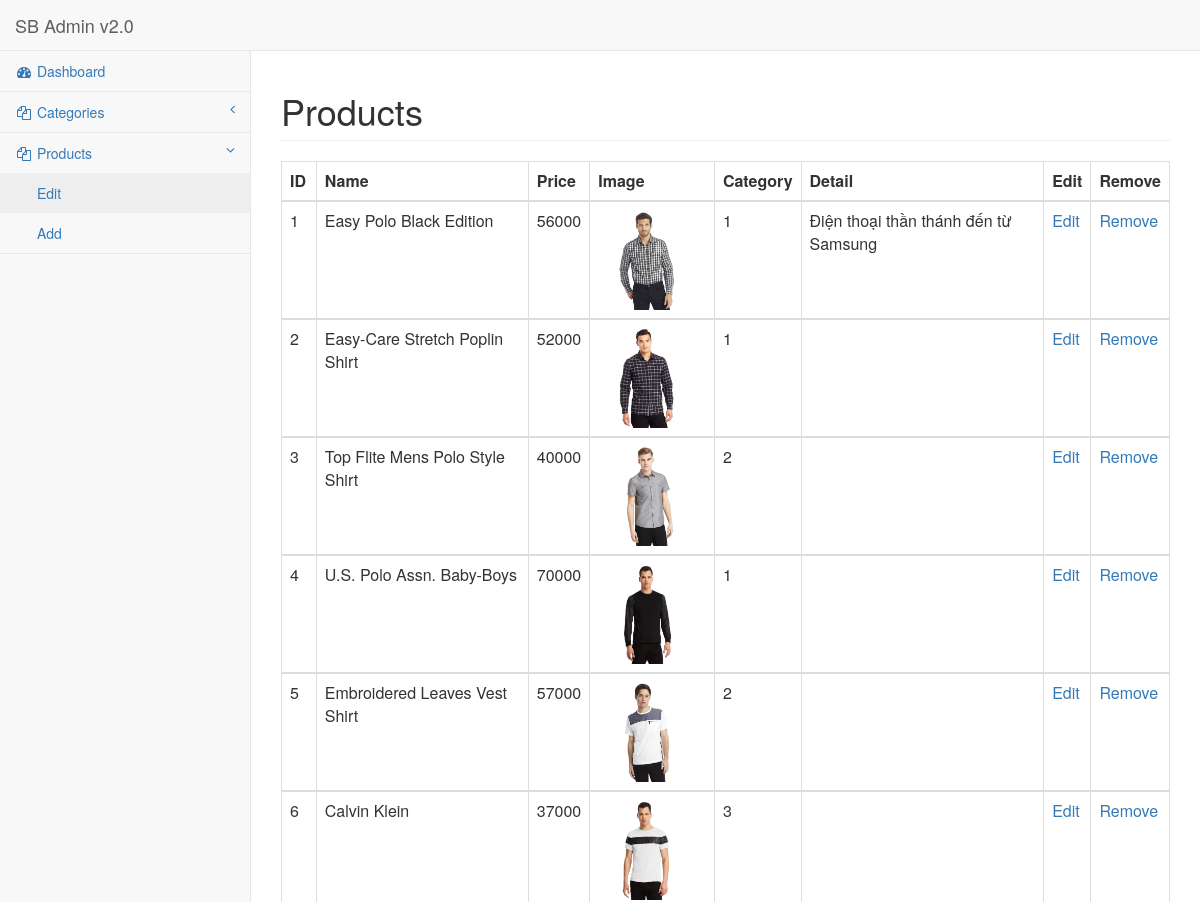
The app's page /admin/pages/products-edit.php (signed in, upper part), older data.
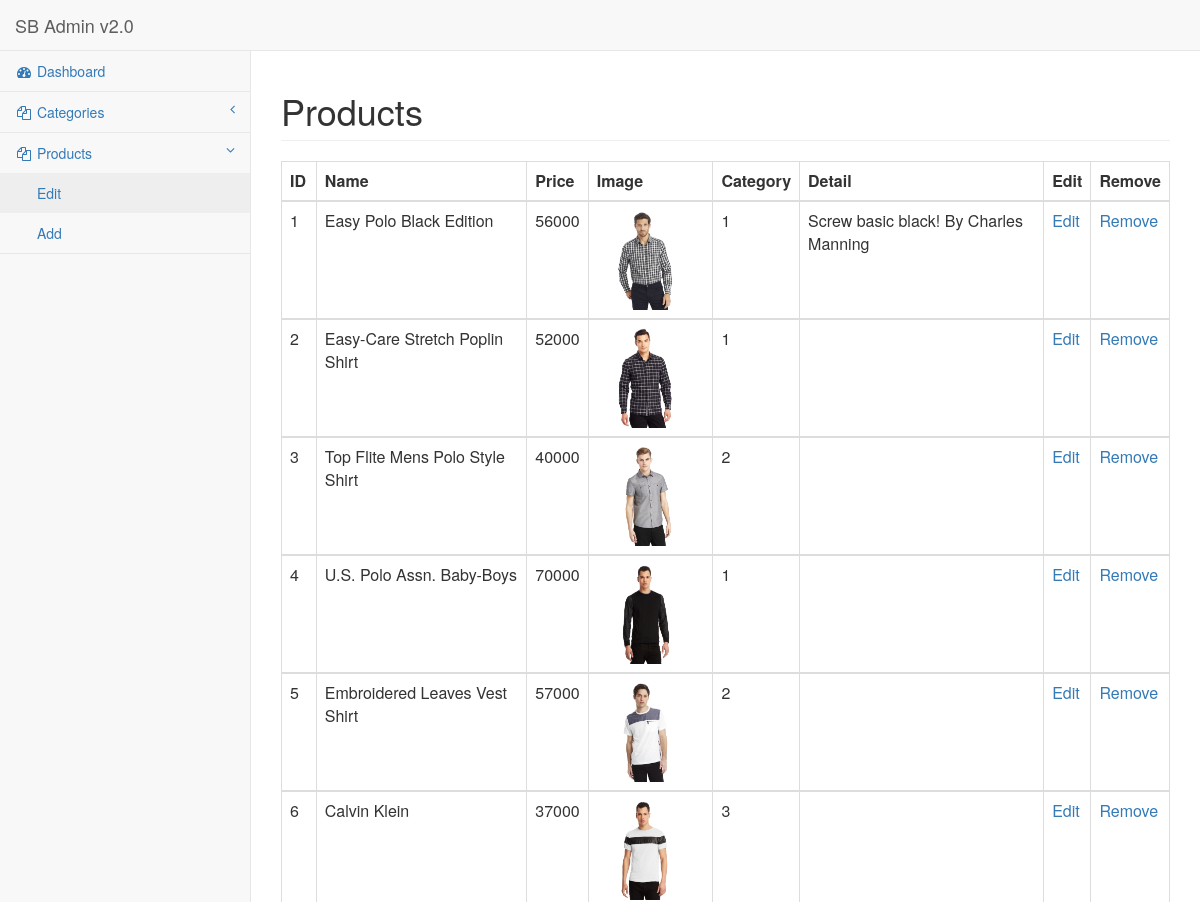
The same page, newer data.
### tables this page shows
CREATE TABLE IF NOT EXISTS `item` (
  `ID` int(11) NOT NULL,
  `Name` varchar(45) DEFAULT NULL,
  `price` int(11) DEFAULT NULL,
  `image` varchar(100) DEFAULT NULL,
  `category` int(11) NOT NULL,
  `Detail` varchar(1000) NOT NULL
);

### admin/pages/products-edit.php (the view)
<?php include("header.php") ?>
<body>
    <div id="wrapper">
        <?php include("navigation.php") ?>
        <div id="page-wrapper">
            <div class="row">
			<div class="col-lg-12">
				<h1 class="page-header">Products</h1>
			</div>
		</div>
		<?php
			$sel = mysql_query("select * from item");
			echo
			'<div class="table-responsive">
				<table class="table table-striped table-bordered table-hover">
				<thead>
					<tr>
						<th>ID</th>
						<th>Name</th>
						<th>Price</th>
						<th>Image</th>
						<th>Category</th>
						<th>Detail</th>
						<th>Edit</th>
						<th>Remove</th>
					</tr>
				</thead>';
			while($arr=mysql_fetch_array($sel))
			{
				$name = $arr["Name"];
				$id = $arr["ID"];
				$price = $arr["price"];
				$image = $arr["image"];
				$category = $arr["category"];
				$detail = $arr["Detail"];
				$p = basename($_SERVER['PHP_SELF']);
				echo "
				<thead>
					<tr>
						<td>$id</td>
						<td>$name</td>
						<td>$price</td>
						<td><img src='../../$image' height='100px'></td>
						<td>$category</td>
						<td>$detail</td>
						<td><a href='products-editform.php?id=$id'>Edit</a></td>
						<td><a href='action.php?p=$p&a=remove&t=Item&id=$id'>Remove</a></td>
					</tr>
				</thead>
				";
			}
			echo"
				</table>
				</div>";
		?>
    </div>
</body>

Row changes from the older to the newer data that the page shows:
changed item "Easy Polo Black Edition": Detail "Điện thoại thần thánh đến từ Samsung" → "Screw basic black! By Charles Manning"
